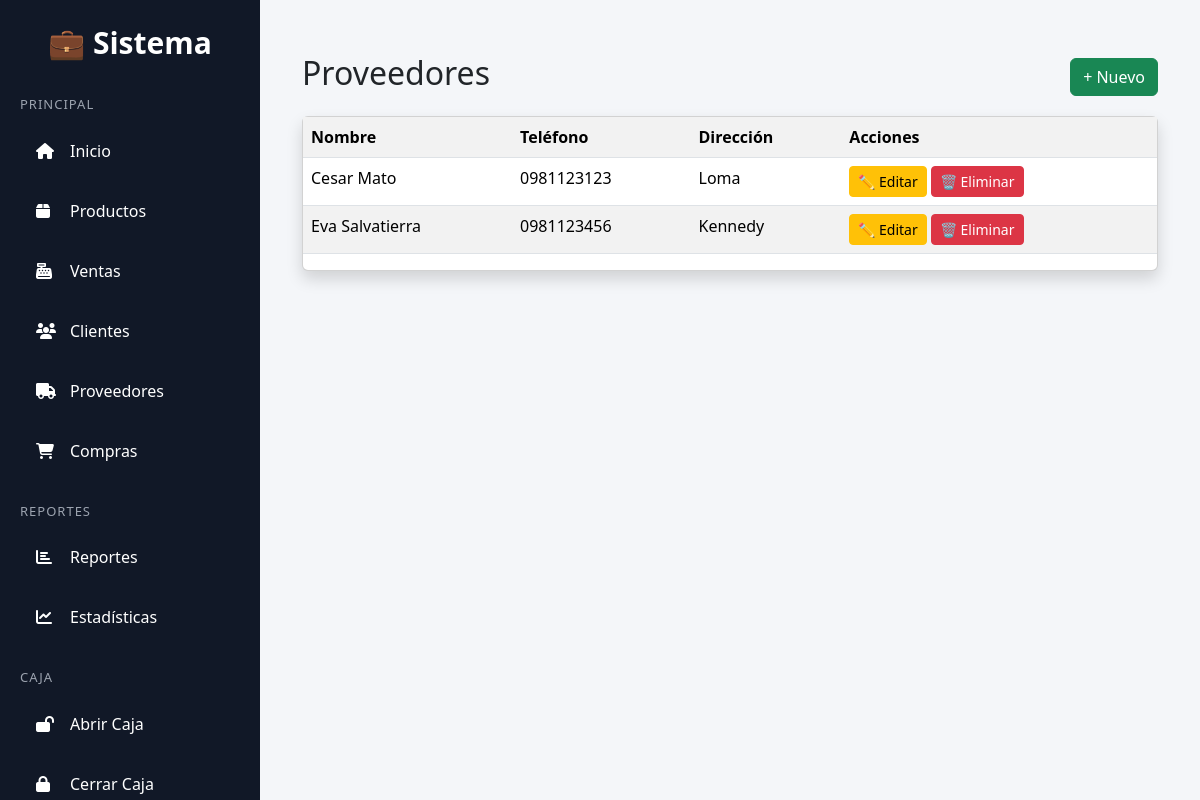
Page /productos/proveedores/ (signed in) on the committed database.
### productos/models.py (models this page shows, shortened)
class Proveedor(models.Model):
    nombre = models.CharField(max_length=100)
    telefono = models.CharField(max_length=20, blank=True)
    direccion = models.CharField(max_length=200, blank=True)
    negocio = models.ForeignKey(Negocio, on_delete=models.CASCADE)

### productos/views.py (the view)
# urls.py: path("proveedores/", lista_proveedores),
@login_required
def lista_proveedores(request):
    negocio = Negocio.objects.filter(usuarios=request.user).first()
    proveedores = Proveedor.objects.filter(negocio=negocio)
    return render(request, "proveedores.html", {"proveedores": proveedores})

### templates/proveedores.html
{% extends "base.html" %}
{% block content %}
<div class="container mt-4">
    <div class="d-flex justify-content-between align-items-center">
        <h2>Proveedores</h2>
        <a href="/productos/proveedores/agregar/" class="btn btn-success">+ Nuevo</a>
    </div>
    <div class="card shadow mt-3">
        <table class="table table-striped">
            <tr>
                <th>Nombre</th>
                <th>Teléfono</th>
                <th>Dirección</th>
                <th>Acciones</th>
            </tr>
            {% for p in proveedores %}
            <tr>
                <td>{{ p.nombre }}</td>
                <td>{{ p.telefono }}</td>
                <td>{{ p.direccion }}</td>
                <td>
                    <a
                        href="/productos/proveedores/editar/{{ p.id }}/"
                        class="btn btn-warning btn-sm"
                    >
                        ✏ Editar
                    </a>
                    <a
                        href="/productos/proveedores/eliminar/{{ p.id }}/"
                        class="btn btn-danger btn-sm"
                    >
                        🗑 Eliminar
                    </a>
                </td>
            </tr>
            {% endfor %}
        </table>
    </div>
</div>
{% endblock %}

### templates/base.html (style rules this page uses)
* { margin:0; padding:0; box-sizing:border-box; }
body { background:#f4f6f9; overflow-x:hidden; }

### rows in the picture
Proveedor: nombre "Cesar Mato", telefono "0981123123", direccion "Loma"
Proveedor: nombre "Eva Salvatierra", telefono "0981123456", direccion "Kennedy"
